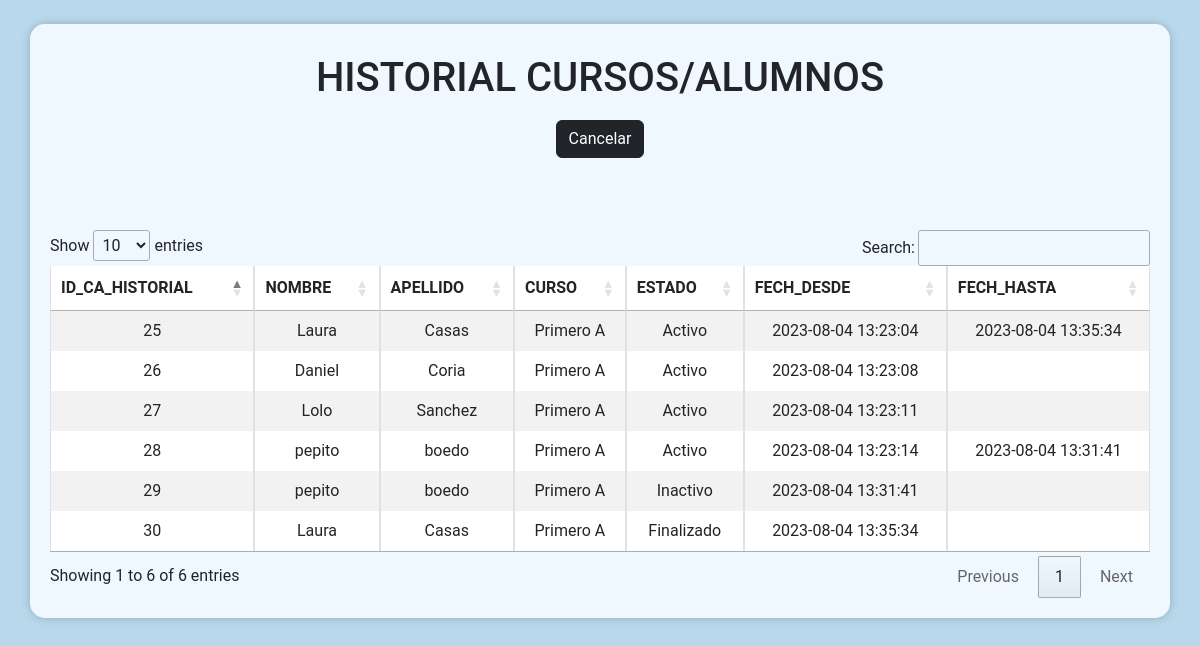
Screenshot of /admin/curso_alumno/historialcursoAlumno.php with the database file from the repository.
### tables this page shows
CREATE TABLE `curso_alumno` (
  `id_ca` int(11) NOT NULL,
  `id_alumno` int(11) NOT NULL,
  `id_curso` int(11) NOT NULL,
  `id_estado` int(11) NOT NULL,
  `fecha_desde` datetime NOT NULL,
  `fech_hasta` datetime DEFAULT NULL
);

CREATE TABLE `curso_alumno_historial` (
  `id_cah` int(11) NOT NULL,
  `id_ca` int(11) NOT NULL
);

CREATE TABLE `alumnos` (
  `id_alumno` int(11) NOT NULL,
  `nombre` varchar(50) NOT NULL,
  `apellido` varchar(50) NOT NULL,
  `correo` varchar(50) NOT NULL,
  `usuario` varchar(50) NOT NULL,
  `contraseña` varchar(50) NOT NULL,
  `id_sexo` int(11) NOT NULL,
  `id_estado` int(11) NOT NULL
);

CREATE TABLE `curso` (
  `id_curso` int(11) NOT NULL,
  `tipo` varchar(50) NOT NULL,
  `nivel` int(11) NOT NULL
);

CREATE TABLE `estado` (
  `id_estado` int(11) NOT NULL,
  `tipo` varchar(50) NOT NULL
);

### admin/curso_alumno/historialcursoAlumno.php (the view, shortened to what this page needs)
<?php
$conn = mysqli_connect("localhost", "root", "", "gestion_calificaciones");
?>
<!DOCTYPE html>
<html lang="en">
<head>
    <link rel="stylesheet" href="https://cdn.jsdelivr.net/npm/bootstrap@5.3.0-alpha1/dist/css/bootstrap.min.css">
    <link rel="stylesheet" href="//cdn.datatables.net/1.13.4/css/jquery.dataTables.min.css">
</head>
<br>
<body>
    <div class="container">
        <h1>HISTORIAL CURSOS/ALUMNOS</h1>
        <button type="button" class="btn btn-dark" onclick="window.location.href='cursoAlumno.php'">Cancelar</button>
        <br><br><br><br>
        <?php
        $sql = "SELECT
        curso_alumno_historial.id_cah,
        alumnos.nombre as nombre,
         alumnos.apellido as apellido,
        curso.tipo as curso,
        estado.tipo as estado,
        curso_alumno.fecha_desde,
        curso_alumno.fech_hasta
    FROM curso_alumno
    LEFT JOIN curso_alumno_historial ON curso_alumno.id_ca = curso_alumno_historial.id_ca
    LEFT JOIN alumnos ON curso_alumno.id_alumno = alumnos.id_alumno
    LEFT JOIN curso ON curso_alumno.id_curso = curso.id_curso
    LEFT JOIN estado ON curso_alumno.id_estado = estado.id_estado;";
        $result = mysqli_query($conn, $sql);
        ?>
        <table id="historialCursosAlumnos" class="table table-bordered table-striped text-center">
            <thead>
                <tr class="bg-primary text-white">
                    <th scope="col">ID_CA_HISTORIAL</th>
                    <th scope="col">NOMBRE</th>
                    <th scope="col">APELLIDO</th>
                    <th scope="col">CURSO</th>
                    <th scope="col">ESTADO</th>
                    <th scope="col">FECH_DESDE</th>
                    <th scope="col">FECH_HASTA</th>
                </tr>
            </thead>
            <tbody>
                <?php
                while ($mostrar = mysqli_fetch_array($result)) {
                    ?>
                    <tr>
                        <td><?php echo $mostrar['id_cah'] ?></td>
                        <td><?php echo $mostrar['nombre'] ?></td>
                        <td><?php echo $mostrar['apellido'] ?></td>
                        <td><?php echo $mostrar['curso'] ?></td>
                        <td><?php echo $mostrar['estado'] ?></td>
                        <td><?php echo $mostrar['fecha_desde'] ?></td>
                        <td><?php echo $mostrar['fech_hasta'] ?></td>
                    </tr>
                <?php
                }
                ?>
            </tbody>
        </table>
    </div>
</body>
</html>

### admin/curso_alumno/historialcursoAlumno.php (style rules this page uses)
body { background-color: #BAD8EC ; font-family: "Roboto", sans-serif; text-align: center; }
.container { background-color: aliceblue; margin: auto; padding: 20px; border-radius: 15px; box-shadow: 0 0 10px rgba(0, 0, 0, 0.2); }
h1 { background-color: aliceblue; border-radius: 15px 10px 15px 10px; padding: 10px; }

### rows the page displays
curso_alumno: curso_alumno_historial.id_cah "25", id_alumno.nombre "Laura", id_alumno.apellido "Casas", id_curso.tipo "Primero A", id_estado.tipo "Activo", fecha_desde "2023-08-04 13:23:04", fech_hasta "2023-08-04 13:35:34"
curso_alumno: curso_alumno_historial.id_cah "26", id_alumno.nombre "Daniel", id_alumno.apellido "Coria", id_curso.tipo "Primero A", id_estado.tipo "Activo", fecha_desde "2023-08-04 13:23:08"
curso_alumno: curso_alumno_historial.id_cah "27", id_alumno.nombre "Lolo", id_alumno.apellido "Sanchez", id_curso.tipo "Primero A", id_estado.tipo "Activo", fecha_desde "2023-08-04 13:23:11"
curso_alumno: curso_alumno_historial.id_cah "28", id_alumno.nombre "pepito", id_alumno.apellido "boedo", id_curso.tipo "Primero A", id_estado.tipo "Activo", fecha_desde "2023-08-04 13:23:14", fech_hasta "2023-08-04 13:31:41"
curso_alumno: curso_alumno_historial.id_cah "29", id_alumno.nombre "pepito", id_alumno.apellido "boedo", id_curso.tipo "Primero A", id_estado.tipo "Inactivo", fecha_desde "2023-08-04 13:31:41"
curso_alumno: curso_alumno_historial.id_cah "30", id_alumno.nombre "Laura", id_alumno.apellido "Casas", id_curso.tipo "Primero A", id_estado.tipo "Finalizado", fecha_desde "2023-08-04 13:35:34"
